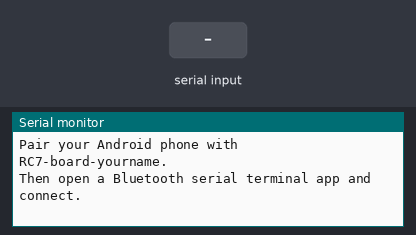
Bench run of a sketch on a simulated ESP32. Parts: the last lines printed to the serial monitor. The inputs (shaded band) are chosen by the test bench. Nothing arrives over Bluetooth unless stated.

Above: at 3.2 s.
3.3 s: "1" received over the second serial link
At 4.1 s:
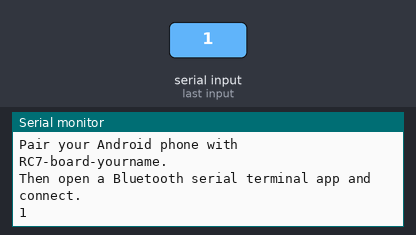
4.8 s: "0" received over the second serial link
At 5.2 s:
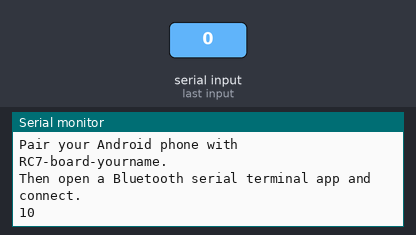

Measured:
- after the input at 3.3 s, the serial monitor: prints a new line at once (image 1)
- after the input at 4.8 s, the serial monitor: prints a new line at once (image 2)

The sketch:

extra_15_bluetooth_chat.ino
```cpp
#include <BluetoothSerial.h>

BluetoothSerial SerialBT;

void setup() {
  Serial.begin(115200);
  SerialBT.begin("RC7-board-yourname");   // change this name
  delay(2000);
  Serial.println("Pair your Android phone with RC7-board-yourname.");
  Serial.println("Then open a Bluetooth serial terminal app and connect.");
}

void loop() {
  if (Serial.available()) {
    SerialBT.write(Serial.read());
  }
  if (SerialBT.available()) {
    Serial.write(SerialBT.read());
  }
}
```
